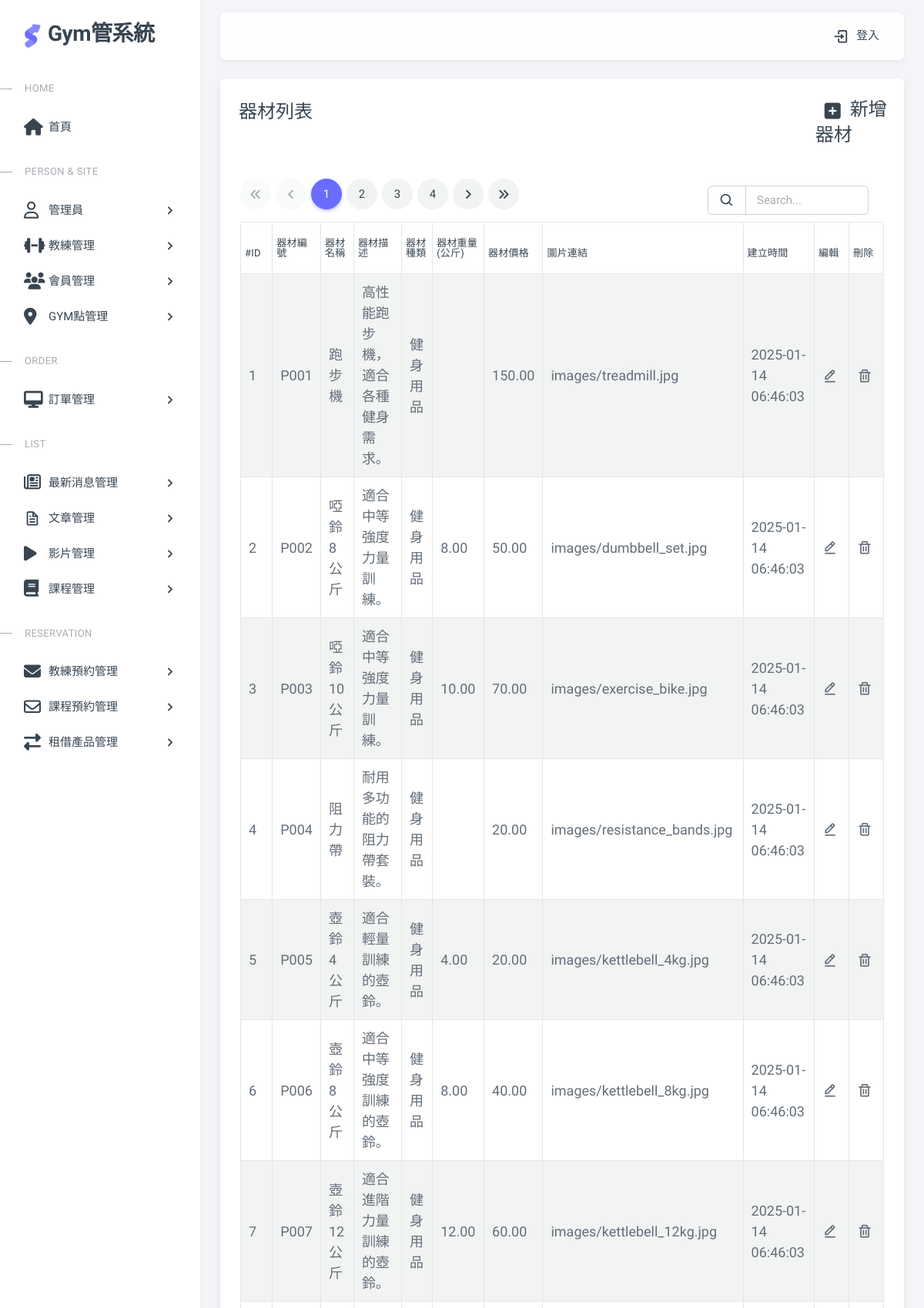
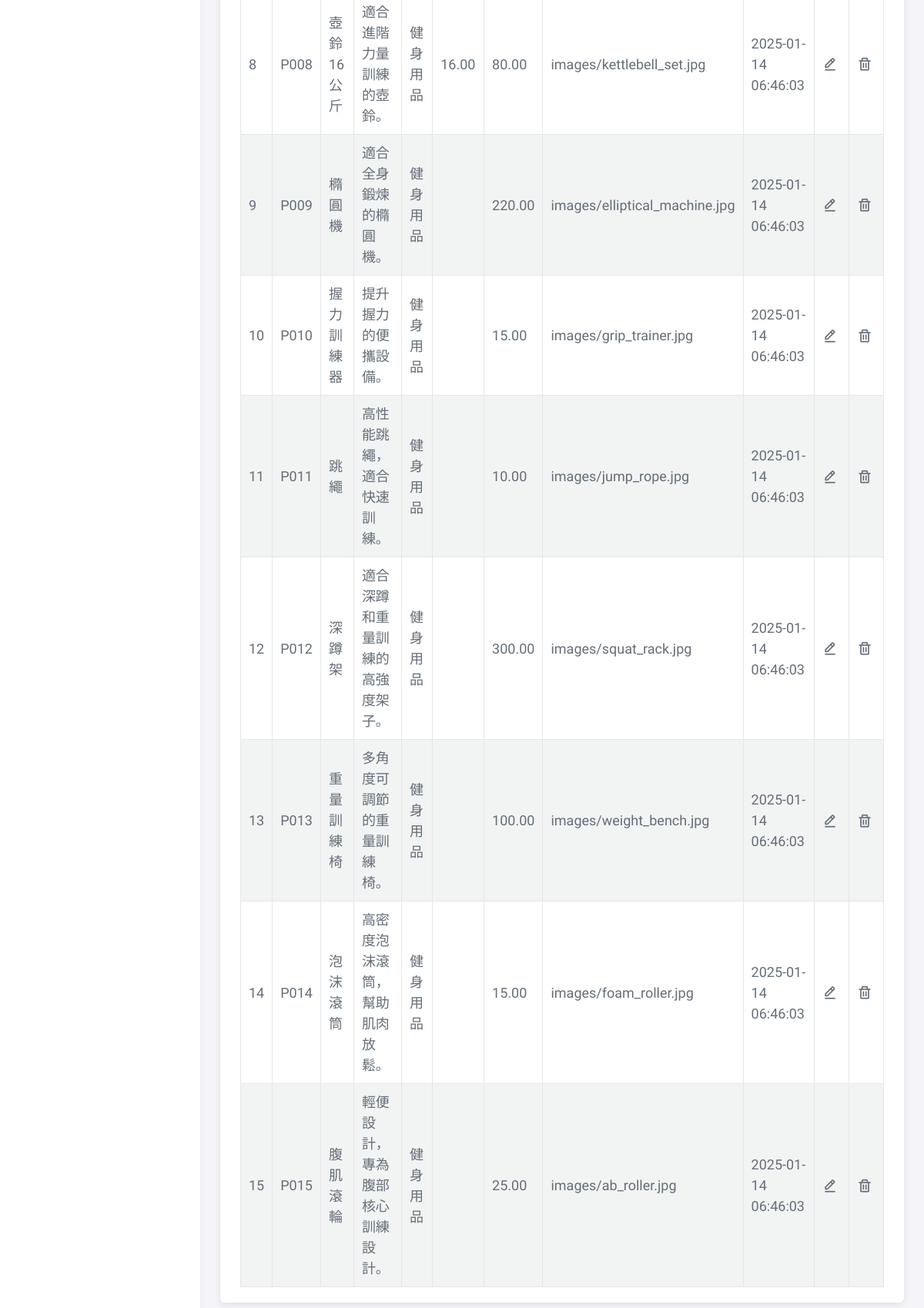
Screenshot of /pages/products.php with the database file from the repository (2 pictures, top to bottom).
### tables this page shows
CREATE TABLE Products (
    id INT AUTO_INCREMENT PRIMARY KEY,            
    product_code VARCHAR(10) NOT NULL UNIQUE,     
    name VARCHAR(255) NOT NULL,                  
    description TEXT,                            
    category_name VARCHAR(255) NOT NULL,         
    weight DECIMAL(5, 2),                        
    base_price DECIMAL(10, 2) NOT NULL,          
    image_url VARCHAR(255),                      
    created_at TIMESTAMP DEFAULT CURRENT_TIMESTAMP  
);

### pages/products.php (the view, shortened to what this page needs)
<?php require __DIR__ . '/includes/init.php';?>
<?php include __DIR__ . '/includes/html-header.php'; ?>
<?php include __DIR__ . '/includes/html-sidebar.php'; ?>
<?php include __DIR__ . '/includes/html-layout-navbar.php'; ?>
<?php include __DIR__ . '/includes/html-content wrapper-start.php'; ?>
<?php
$perPage = 15;
$page = isset($_GET['page']) ? intval($_GET['page']) : 1;
$where = ' WHERE 1 ';
$t_sql = "SELECT COUNT(1) FROM `products` $where";
$totalRows = $pdo->query($t_sql)->fetch(PDO::FETCH_NUM)[0];
$totalPages = ceil($totalRows / $perPage);
$rows = [];
if ($totalRows > 0) {
$sql = sprintf(
"SELECT
    p.id AS product_id, -- 商品 ID
    product_code,            -- 商品號碼
    p.name,          -- 商品名稱
    p.description, -- 商品描述
    p.category_name,   -- 商品分類名稱
    p.weight,     -- 商品重量 (如果有規格)
    base_price,     -- 商品價格
    p.image_url,    -- 商品圖片
    p.created_at -- 商品建立時間
FROM
    Products p
%s
ORDER BY
    p.id, p.weight -- 根據商品 ID 和重量排序 (可選)
LIMIT %s, %s",
$where,
($page - 1) * $perPage,
$perPage);
$rows = $pdo->query($sql)->fetchAll();
}
?>
<div class="card pb-5">
  <div class="row">
    <div class="col-10">
      <h4 class="card-header">器材列表</h4>
    </div>
    <div class="col-2 card-header d-flex align-items-center justify-content-center fs-4">
      <a href="products_add.php" class="nav-link">
        <span class="d-none d-sm-block">
        <i class="fa-solid fa-square-plus fa-xl mx-3 fs-4"></i>新增器材</span>
      </a>
    </div>
  </div>
<div class="container">
<div class="row mt-4">
    <div class="col d-flex justify-content-between">
      <nav aria-label="Page navigation example">
        <ul class="pagination">
        <li class="page-item <?= $page==1 ? 'disabled' : '' ?>">
        <a class="page-link" href="?page=1">
              <i class="fa-solid fa-angles-left"></i>
            </a>
          </li>
          <li class="page-item <?= $page==1 ? 'disabled' : '' ?>">
          <a class="page-link" href="?page=<?= $page - 1 ?>">
              <i class="fa-solid fa-angle-left"></i>
            </a>
          </li>
          <?php for ($i = 1; $i <= $totalPages; $i++): ?>
            <li class="page-item <?= $i==$page ? 'active' : '' ?>">
              <a style="height = 10px" class="page-link" href="?page=<?= $i ?>"><?= $i ?></a>
            </li>
          <?php endfor; ?>
          <li class="page-item <?= $page==$totalPages ? 'disabled' : '' ?>">
            <a class="page-link" href="?page=<?= $page + 1 ?>">
              <i class="fa-solid fa-angle-right"></i>
            </a>
          </li>
          <li class="page-item <?= $page==$totalPages ? 'disabled' : '' ?>">
            <a class="page-link" href="?page=<?= $totalPages ?>">
              <i class="fa-solid fa-angles-right"></i>
            </a>
          </li>
        </ul>
      </nav>
      <div class="col-lg-3 me-5  d-flex align-items-center justify-content-end">
        <form class="d-flex  ">
            <div class="input-group">
                  <button class="input-group-text">
                    <i class="tf-icons bx bx-search"></i>
                  </button>
              <input type="search" class="form-control" placeholder="Search..." name="keyword"
              value="<?=empty($_GET['keyword'])?'':htmlentities($_GET['keyword'])?>">
            </div>
        </form>
      </div>
    </div>
  </div>
  <div class="row">
    <div class="col">
      <table class="table">
      <table class="table table-bordered table-striped">
        <thead>
          <tr>
            <th >#id</th>
            <th>器材編號</th>
            <th>器材名稱</th>
            <th>器材描述</th>
            <th>器材種類</th>
            <th>器材重量(公斤)</th>
            <th>器材價格</th>
            <th>圖片連結</th>
            <th>建立時間</th>
            <th>編輯</th>
            <th>刪除</th>
          </tr>
        </thead>
        <tbody>
          <?php foreach ($rows as $r): ?>
            <tr>
              <td><?= $r['product_id'] ?></td>
              <td><?= $r['product_code'] ?></td>
              <td><?= $r['name'] ?></td>
              <td><?= $r['description'] ?></td>
              <td><?= $r['category_name'] ?></td>
              <td><?= $r['weight'] ?></td>
              <td><?= $r['base_price'] ?></td>
              <td><?= $r['image_url'] ?></td>
              <td><?= $r['created_at'] ?></td>
              <td><a class="dropdown-item" href="products_edit.php?product_id=<?= $r['product_id'] ?>">
                <i class="bx bx-edit-alt me-1"></i></a>
              </td>
              <td><a class="dropdown-item"  href="javascript:" onclick="deleteOne(event)">
                <i class="bx bx-trash me-1"></i></a>
              </td>
            </tr>
          <?php endforeach; ?>
        </tbody>
      </table>
    </div>
  </div>
<?php include __DIR__ . '/includes/html-content wrapper-end.php'; ?>
<?php include __DIR__ . '/includes/html-footer.php'; ?>

### pages/products.php (style rules this page uses)
table { font-size: 14px; }
th { font-size: 16px; }
.table thead tr th { line-height: 1; padding:20px 5px; }
.pagination .page-link { border-radius: 50%; width: 40px; height: 40px; display: flex; align-items: center; justify-content: center; padding: 0; }
.table tbody tr { line-height: 1.5; font-size: 18px; }
.table tbody tr td { padding: 10px 10px; }

### rows the page displays
products: id "1", product_code "P001", name "跑步機", description "高性能跑步機，適合各種健身需求。", category_name "健身用品", base_price "150.00", image_url "images/treadmill.jpg", created_at "2025-01-14 06:46:03"
products: id "2", product_code "P002", name "啞鈴 8 公斤", description "適合中等強度力量訓練。", category_name "健身用品", weight "8.00", base_price "50.00", image_url "images/dumbbell_set.jpg", created_at "2025-01-14 06:46:03"
products: id "3", product_code "P003", name "啞鈴 10 公斤", description "適合中等強度力量訓練。", category_name "健身用品", weight "10.00", base_price "70.00", image_url "images/exercise_bike.jpg", created_at "2025-01-14 06:46:03"
products: id "4", product_code "P004", name "阻力帶", description "耐用多功能的阻力帶套裝。", category_name "健身用品", base_price "20.00", image_url "images/resistance_bands.jpg", created_at "2025-01-14 06:46:03"
products: id "5", product_code "P005", name "壺鈴 4 公斤", description "適合輕量訓練的壺鈴。", category_name "健身用品", weight "4.00", base_price "20.00", image_url "images/kettlebell_4kg.jpg", created_at "2025-01-14 06:46:03"
products: id "6", product_code "P006", name "壺鈴 8 公斤", description "適合中等強度訓練的壺鈴。", category_name "健身用品", weight "8.00", base_price "40.00", image_url "images/kettlebell_8kg.jpg", created_at "2025-01-14 06:46:03"
products: id "7", product_code "P007", name "壺鈴 12 公斤", description "適合進階力量訓練的壺鈴。", category_name "健身用品", weight "12.00", base_price "60.00", image_url "images/kettlebell_12kg.jpg", created_at "2025-01-14 06:46:03"
products: id "8", product_code "P008", name "壺鈴 16 公斤", description "適合進階力量訓練的壺鈴。", category_name "健身用品", weight "16.00", base_price "80.00", image_url "images/kettlebell_set.jpg", created_at "2025-01-14 06:46:03"
products: id "9", product_code "P009", name "橢圓機", description "適合全身鍛煉的橢圓機。", category_name "健身用品", base_price "220.00", image_url "images/elliptical_machine.jpg", created_at "2025-01-14 06:46:03"
products: id "10", product_code "P010", name "握力訓練器", description "提升握力的便攜設備。", category_name "健身用品", base_price "15.00", image_url "images/grip_trainer.jpg", created_at "2025-01-14 06:46:03"
products: id "11", product_code "P011", name "跳繩", description "高性能跳繩，適合快速訓練。", category_name "健身用品", base_price "10.00", image_url "images/jump_rope.jpg", created_at "2025-01-14 06:46:03"
products: id "12", product_code "P012", name "深蹲架", description "適合深蹲和重量訓練的高強度架子。", category_name "健身用品", base_price "300.00", image_url "images/squat_rack.jpg", created_at "2025-01-14 06:46:03"
products: id "13", product_code "P013", name "重量訓練椅", description "多角度可調節的重量訓練椅。", category_name "健身用品", base_price "100.00", image_url "images/weight_bench.jpg", created_at "2025-01-14 06:46:03"
products: id "14", product_code "P014", name "泡沫滾筒", description "高密度泡沫滾筒，幫助肌肉放鬆。", category_name "健身用品", base_price "15.00", image_url "images/foam_roller.jpg", created_at "2025-01-14 06:46:03"
products: id "15", product_code "P015", name "腹肌滾輪", description "輕便設計，專為腹部核心訓練設計。", category_name "健身用品", base_price "25.00", image_url "images/ab_roller.jpg", created_at "2025-01-14 06:46:03"
